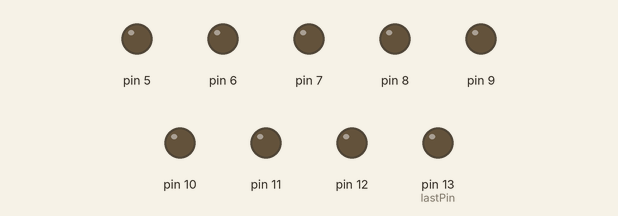
The sketch below on a simulated Arduino Leonardo, built with avr-gcc and run on an emulated ATmega32U4. Shown: output pins drawn as LEDs (lit = HIGH). Random numbers use the default seed unless the sketch sets one.

Above: at 0.1 s.
At 6.75 s:
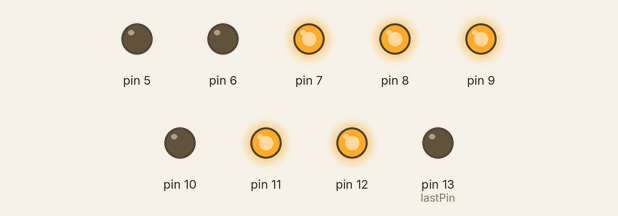
At 14.56 s:
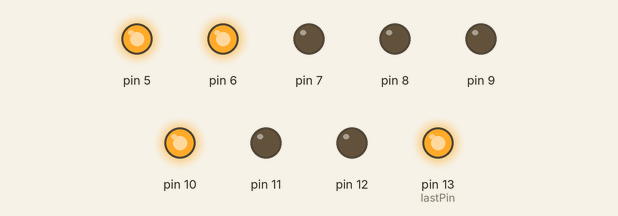
At 20.16 s:
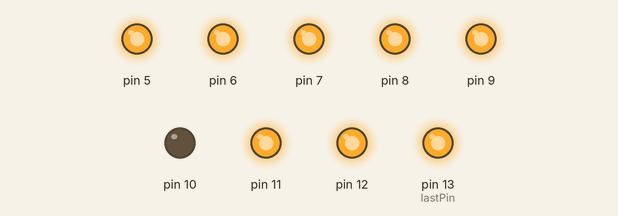
At 27.01 s:
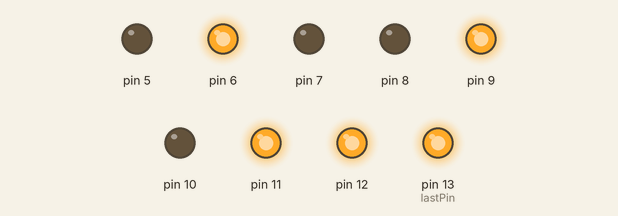
At 36.9 s:
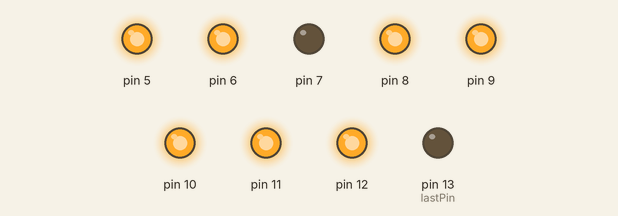
Timing chart, 0 to 40.0 s (numbered marks = the images above):
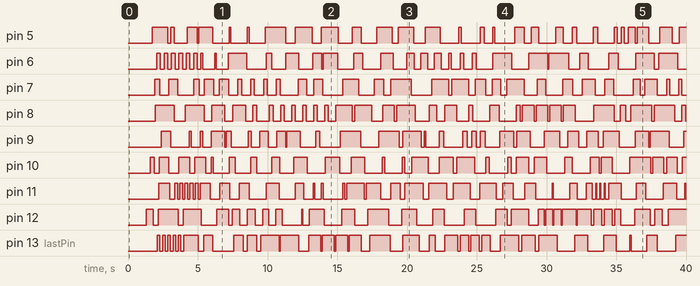

Measured:
- by itself, pin 5: LOW → HIGH at 1.7 s, → LOW 1.1 s later, → HIGH 0.20 s later, → LOW 0.25 s later, … (53 changes in this stretch)
- by itself, pin 6: LOW → HIGH at 2.1 s, → LOW 0.27 s later, → HIGH 0.26 s later, → LOW 0.27 s later, … (56 changes in this stretch)
- by itself, pin 7: LOW → HIGH at 1.9 s, → LOW 0.35 s later, → HIGH 0.67 s later, → LOW 0.63 s later, … (54 changes in this stretch)
- by itself, pin 8: LOW → HIGH at 1.9 s, → LOW 1.4 s later, → HIGH 0.81 s later, → LOW 1.4 s later, … (58 changes in this stretch)
- by itself, pin 9: LOW → HIGH at 2.4 s, → LOW 0.68 s later, → HIGH 1.3 s later, → LOW 0.17 s later, … (53 changes in this stretch)
- by itself, pin 10: LOW → HIGH at 1.6 s, → LOW 0.29 s later, → HIGH 0.35 s later, → LOW 0.71 s later, … (53 changes in this stretch)
- by itself, pin 11: LOW → HIGH at 2.2 s, → LOW 0.79 s later, → HIGH 0.34 s later, → LOW 0.22 s later, … (66 changes in this stretch)
- by itself, pin 12: LOW → HIGH at 1.3 s, → LOW 0.50 s later, → HIGH 0.35 s later, → LOW 1.4 s later, … (55 changes in this stretch)

The sketch:

STIB_Leonardo_LED.ino
```cpp
/*
 * STIB_Leonardo_LED
 * UTDallas EPICS
 * Sci-Tech Inattentive Blindness Project
 * Authors: Taylor Smith (Fall 2018),
 * Code for the LED Leonardo. Will handle:
 *  ~ LEDs, with blinking
 */

#include "STIB_LED.h"


const int ledCount = 9; //it's hard to get an array's size on the fly, so use this.
const int lastPin = 13; //used to assign pins - start from pin 13 and go down.
int delayMin = 50;      //minimum delay time in milliseconds
int delayMax = 1500;    //maximum delay time
int frameCount = 0;
LED leds[ledCount];

void setup() {
  /*random numbers in arduino aren't exactly random (there's a list of
    random numbers stored on the arduino that is read at runtime; it's
    always the same) but reading from a disconnected analog pin will
    generate a decent random number. Use that as a seed for the random
    function. */
  randomSeed(analogRead(A0));

  Serial.begin(9600);
  //set up all LEDs
  for (int i = 0; i < ledCount; i++)
  {
    leds[i].init(lastPin - i,
      int(random(delayMin, delayMax)),  //choose random ontime
      int(random(delayMin, delayMax))); //choose random offtime
  }
}

void loop() {
  frameCount++;

  for (int i = 0; i < ledCount; i++)
  {
    leds[i].update();
  }

  /*experimental: randomly change delay times on an LED; this is the
  	only use of frameCount right now
  	You could have functions that change blink times based on
  	formulas (sinusodial, ect) or blink in patterns (morse code?)
  */
  if(frameCount % 100 == 0)
    {
  	leds[int(random(ledCount))].setDelays(
  		int(random(delayMin,delayMax)),
  		int(random(delayMin,delayMax)));
    }
}
```

STIB_LED.cpp
```cpp
/*
 * STIB_LED.cpp
 * UTDallas EPICS
 * Sci-Tech Inattentive Blindness Project
 * Authors: Taylor Smith (Fall 2018),
 * Class to help with controlling a LED.
 */

#include "Arduino.h"
#include "STIB_LED.h"

LED::LED()
{
  /* Constructor: does nothing special right now
    BE SURE YOU CALL LED::init() IN setup()!!!
  */
  pin = 0;
}

LED::~LED()
{
}

void LED::init(int p, unsigned int on, unsigned int off)
{
  /*RUN IN setup()!!!
  */
  pin = p;
  onTime = abs(on);
  offTime = abs(off);
  state = false;
  lastToggle = millis;
  nextToggle = lastToggle + offTime;

  pinMode(pin,OUTPUT);

  update();
}

void LED::update()
{
  /* RUN THIS AT END OF MAIN LOOP
     checks if it's time to toggle the LED, handles updating the
	 LED's state and the time variables.
  */
  if(millis() >= nextToggle)
  {
	  state = !state;
	  //lastToggle isn't set to millis in case there's some lag going on
	  lastToggle = nextToggle;
    digitalWrite(pin,state);
	  if(state)
	  {
		  //if the light is now on, advance nextToggle by onTime
		  nextToggle += onTime;
	  }
	  else
	  {
		  //otherwise, advance nextToggle by offTime
		  nextToggle += offTime;
	  }
  }
}

int LED::getPin()
{
  return pin;
}

bool LED::getState()
{
  return state;
}

unsigned long LED::getLastToggle()
{
  return lastToggle;
}

unsigned int LED::getOnTime()
{
  return onTime;
}

unsigned int LED::getOffTime()
{
  return offTime;
}

void LED::setOnTime(unsigned int on)
{
  onTime = abs(on);
}

void LED::setOffTime(unsigned int off)
{
  offTime = abs(off);
}

void LED::setDelays(unsigned int on, unsigned int off)
{
  onTime = abs(on);
  offTime = abs(off);
}
```

STIB_LED.h
```cpp
/*
 * STIB_LED.h
 * UTDallas EPICS
 * Sci-Tech Inattentive Blindness Project
 * Authors: Taylor Smith (Fall 2018),
 * Class to help with controlling a LED, specifically blinking. For
 * multiple LEDs, use an array. Changes to the LED's state are made when
 * update() is called.
 * Lapsed time is stored as an unsigned long (a larger version of the
 * int type) because the numbers can get very large (there are a lot of
 * milliseconds in a day).
 */

#ifndef _STIB_LED_H_
#define _STIB_LED_H_

#include "Arduino.h"

class LED
{
  public:
    LED();
    ~LED();
    //void init();
    void init(int, unsigned int, unsigned int);
    void update();
    int getPin();
    bool getState();
    unsigned long getLastToggle();
    unsigned int getOnTime();
    unsigned int getOffTime();
    void setOnTime(unsigned int);
    void setOffTime(unsigned int);
    void setDelays(unsigned int, unsigned int);
  private:
    int pin;                  //pin that LED is connected to
    bool state;               //is LED on or off
    unsigned long lastToggle; //time in milliseconds of last toggle
    unsigned long nextToggle; //time in milliseconds of next toggle
    unsigned int onTime;      //how long to leave the LED on
    unsigned int offTime;     //how long to leave the LED off
};

#endif /* _STIB_LED_H_ */
```
